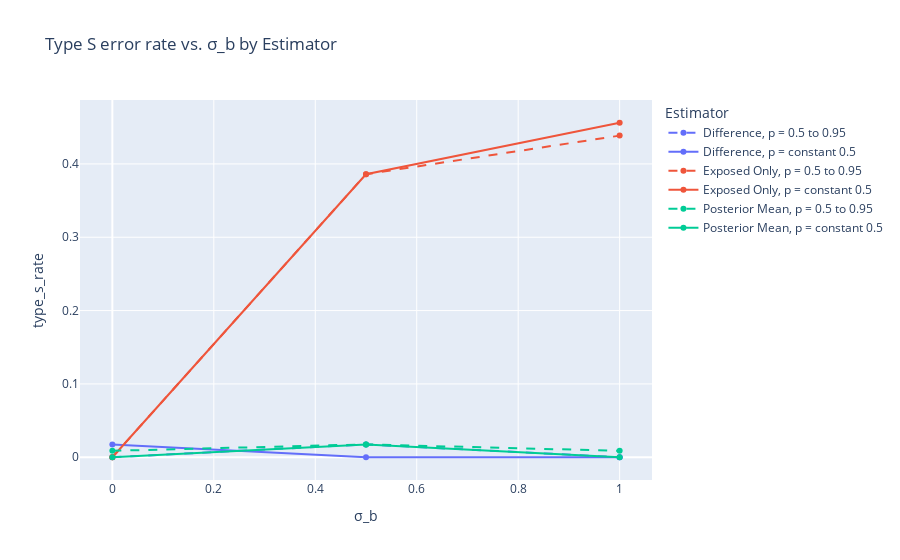

Here is the notebook cell this chart was saved with:
### Code cell
fig_type_s = px.line(
    result_means,
    x="sigma_b",
    y="type_s_rate",
    color="estimator",
    line_dash="p",
    line_dash_map=dash_map,
    markers=True,
    title="Type S error rate vs. σ_b by Estimator",
    labels={"sigma_b": "σ_b", "type_s_error": "Type S Error Rate"},
)

# keep legend showing only estimator
fig_type_s.update_layout(legend_title_text="Estimator")
fig_type_s.show()

### Figure 1 — Plotly figure (JSON) as saved in the notebook; plotly's stock layout.template omitted (floating-point values rounded to 4 significant figures)
{"data": [{"hovertemplate": "estimator=Difference<br>p=p = 0.5 to 0.95<br>σ_b=%{x}<br>type_s_rate=%{y}<extra></extra>", "legendgroup": "Difference, p = 0.5 to 0.95", "line": {"color": "#636efa", "dash": "dash"}, "marker": {"symbol": "circle"}, "mode": "lines+markers", "name": "Difference, p = 0.5 to 0.95", "orientation": "v", "showlegend": true, "type": "scatter", "x": [0, 0.5, 1], "xaxis": "x", "y": [0, 0.01754, 0], "yaxis": "y"}, {"hovertemplate": "estimator=Difference<br>p=p = constant 0.5<br>σ_b=%{x}<br>type_s_rate=%{y}<extra></extra>", "legendgroup": "Difference, p = constant 0.5", "line": {"color": "#636efa", "dash": "solid"}, "marker": {"symbol": "circle"}, "mode": "lines+markers", "name": "Difference, p = constant 0.5", "orientation": "v", "showlegend": true, "type": "scatter", "x": [0, 0.5, 1], "xaxis": "x", "y": [0.01754, 0, 0], "yaxis": "y"}, {"hovertemplate": "estimator=Exposed Only<br>p=p = 0.5 to 0.95<br>σ_b=%{x}<br>type_s_rate=%{y}<extra></extra>", "legendgroup": "Exposed Only, p = 0.5 to 0.95", "line": {"color": "#EF553B", "dash": "dash"}, "marker": {"symbol": "circle"}, "mode": "lines+markers", "name": "Exposed Only, p = 0.5 to 0.95", "orientation": "v", "showlegend": true, "type": "scatter", "x": [0, 0.5, 1], "xaxis": "x", "y": [0, 0.386, 0.4386], "yaxis": "y"}, {"hovertemplate": "estimator=Exposed Only<br>p=p = constant 0.5<br>σ_b=%{x}<br>type_s_rate=%{y}<extra></extra>", "legendgroup": "Exposed Only, p = constant 0.5", "line": {"color": "#EF553B", "dash": "solid"}, "marker": {"symbol": "circle"}, "mode": "lines+markers", "name": "Exposed Only, p = constant 0.5", "orientation": "v", "showlegend": true, "type": "scatter", "x": [0, 0.5, 1], "xaxis": "x", "y": [0, 0.386, 0.4561], "yaxis": "y"}, {"hovertemplate": "estimator=Posterior Mean<br>p=p = 0.5 to 0.95<br>σ_b=%{x}<br>type_s_rate=%{y}<extra></extra>", "legendgroup": "Posterior Mean, p = 0.5 to 0.95", "line": {"color": "#00cc96", "dash": "dash"}, "marker": {"symbol": "circle"}, "mode": "lines+markers", "name": "Posterior Mean, p = 0.5 to 0.95", "orientation": "v", "showlegend": true, "type": "scatter", "x": [0, 0.5, 1], "xaxis": "x", "y": [0.008772, 0.01754, 0.008772], "yaxis": "y"}, {"hovertemplate": "estimator=Posterior Mean<br>p=p = constant 0.5<br>σ_b=%{x}<br>type_s_rate=%{y}<extra></extra>", "legendgroup": "Posterior Mean, p = constant 0.5", "line": {"color": "#00cc96", "dash": "solid"}, "marker": {"symbol": "circle"}, "mode": "lines+markers", "name": "Posterior Mean, p = constant 0.5", "orientation": "v", "showlegend": true, "type": "scatter", "x": [0, 0.5, 1], "xaxis": "x", "y": [0, 0.01754, 0], "yaxis": "y"}], "layout": {"legend": {"title": {"text": "Estimator"}, "tracegroupgap": 0}, "title": {"text": "Type S error rate vs. σ_b by Estimator"}, "xaxis": {"anchor": "y", "domain": [0, 1], "title": {"text": "σ_b"}}, "yaxis": {"anchor": "x", "domain": [0, 1], "title": {"text": "type_s_rate"}}}}
